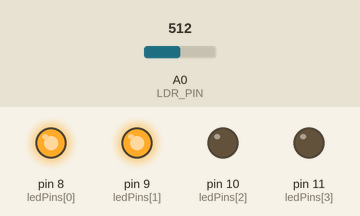
A sketch run on a simulated Arduino Uno, built with avr-gcc and run on an emulated ATmega328P. On the bench: output pins drawn as LEDs (lit = HIGH). Inputs (shaded band) come from the test bench; at power-on: A0 (LDR_PIN) = 512.

Above: at 1.2 s.
1.3 s: A0 (LDR_PIN) set to 683
2.8 s: A0 (LDR_PIN) set to 718
At 3.5 s:
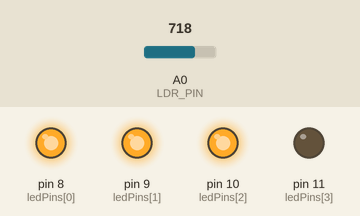
4.3 s: A0 (LDR_PIN) set to 889
5.8 s: A0 (LDR_PIN) set to 914
At 6.2 s:
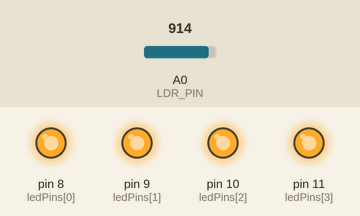
7.3 s: A0 (LDR_PIN) set to 306
At 8.5 s:
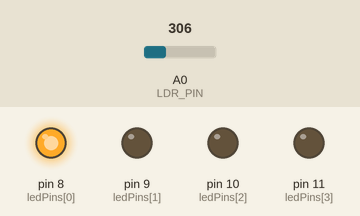
8.8 s: A0 (LDR_PIN) set to 488
10.3 s: A0 (LDR_PIN) set to 515
At 11.5 s:
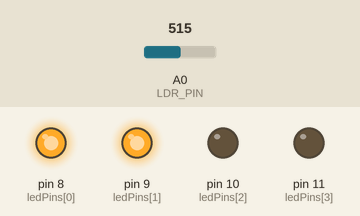
Timing chart, 0 to 12.8 s (numbered marks = the images above; inputs shaded):
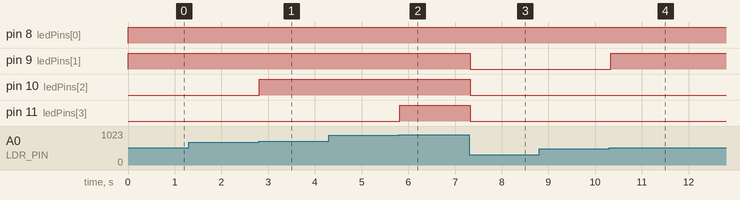

The sketch:

06_light_meter.ino
```cpp
/*
  06 - Light Meter (LED bar graph)
  Four LEDs show how bright the room is: more light = more LEDs on.
  Combines the photoresistor with the multi-LED wiring from Project 01.

  Wiring (see schematic_4_light_meter.png in this folder):
    5V -> photoresistor -> pin A0
    Pin A0 -> 10k ohm resistor -> GND
    Pins 8, 9, 10, 11 -> 220 ohm resistor -> LED (+), LED (-) -> GND

  Adjust LIGHT_MIN and LIGHT_MAX to match the readings from sketch 01.
*/

const int LDR_PIN = A0;
const int NUM_LEDS = 4;
const int ledPins[NUM_LEDS] = {8, 9, 10, 11};

const int LIGHT_MIN = 100;   // reading in a dark room -> 0 LEDs on
const int LIGHT_MAX = 900;   // reading in a bright room -> all 4 LEDs on

void setup() {
  for (int i = 0; i < NUM_LEDS; i++) {
    pinMode(ledPins[i], OUTPUT);
  }
}

void loop() {
  int light = analogRead(LDR_PIN);

  // Convert the reading to a level from 0 to 4
  int level = map(light, LIGHT_MIN, LIGHT_MAX, 0, NUM_LEDS);
  level = constrain(level, 0, NUM_LEDS);

  // Turn on the first "level" LEDs, turn off the rest
  for (int i = 0; i < NUM_LEDS; i++) {
    digitalWrite(ledPins[i], i < level ? HIGH : LOW);
  }

  delay(50);
}
```

Measured:
- the behaviour switches between 699 and 700 on A0 (LDR_PIN) (found by bisection; images 0 and 1)
- the behaviour switches between 899 and 900 on A0 (LDR_PIN) (found by bisection; images 1 and 2)
- the behaviour switches between 499 and 500 on A0 (LDR_PIN) (found by bisection; images 3 and 4)
- after the input at 1.3 s, every drawn part: stays the same
- after the input at 2.8 s, pin 10 (ledPins[2]): LOW → HIGH at once
- after the input at 4.3 s, every drawn part: stays the same
- after the input at 5.8 s, pin 11 (ledPins[3]): LOW → HIGH at once
- after the input at 7.3 s, pin 9 (ledPins[1]), pin 10 (ledPins[2]), pin 11 (ledPins[3]): HIGH → LOW at once
- after the input at 8.8 s, every drawn part: stays the same
- after the input at 10.3 s, pin 9 (ledPins[1]): LOW → HIGH at once
